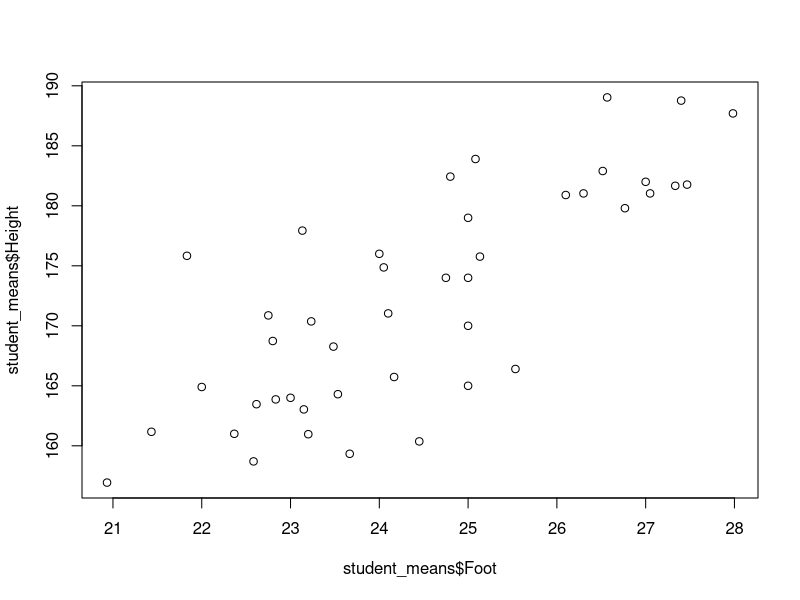
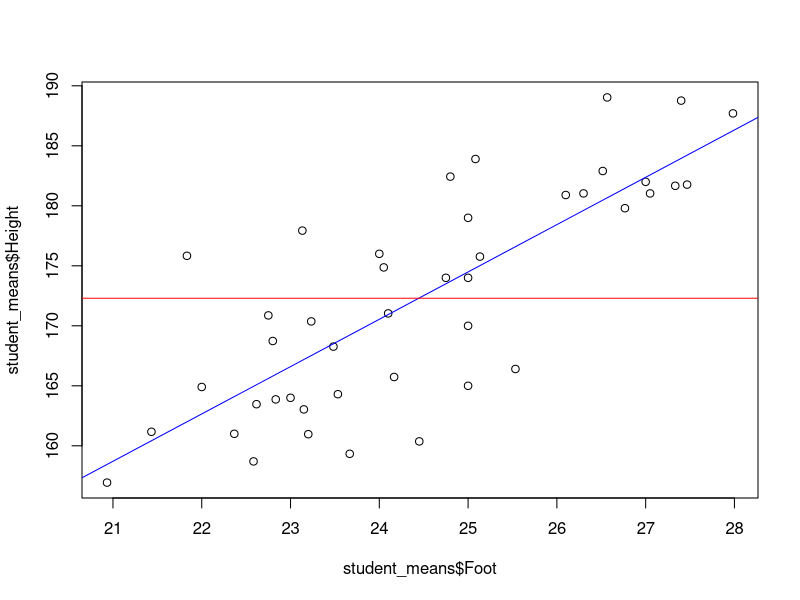
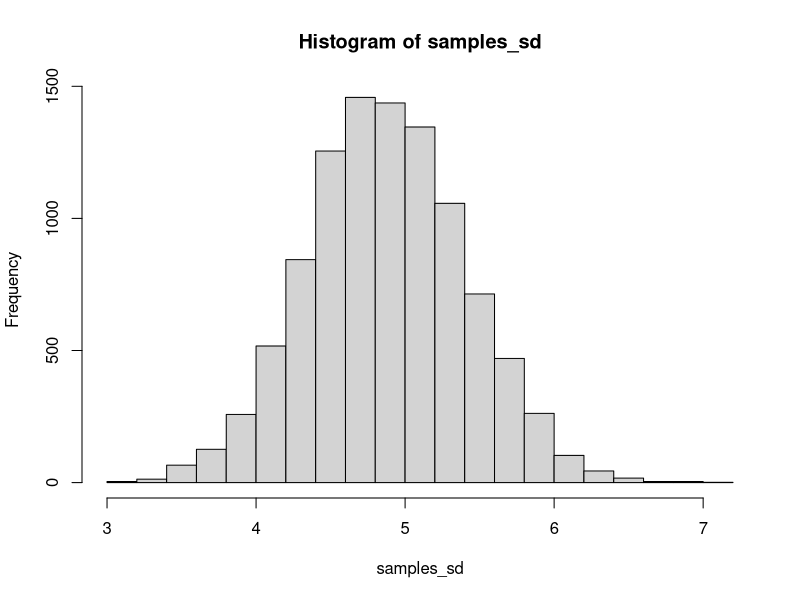
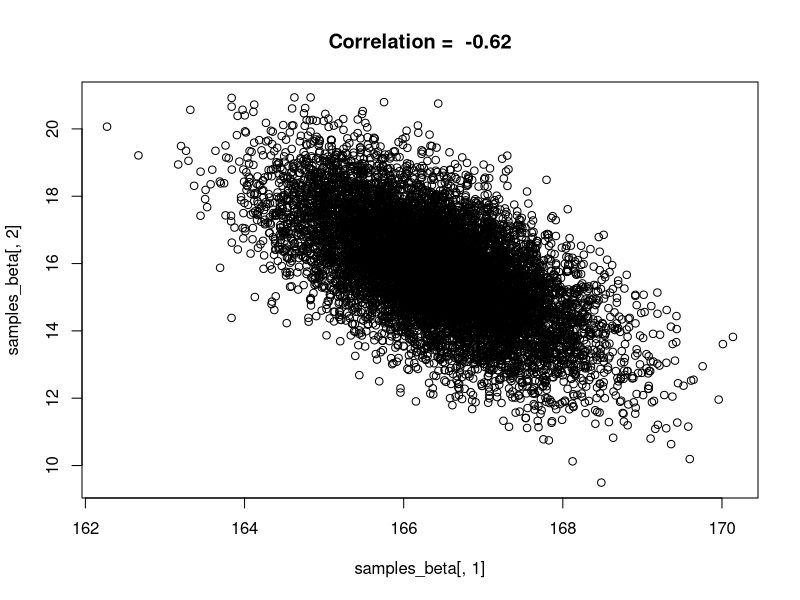
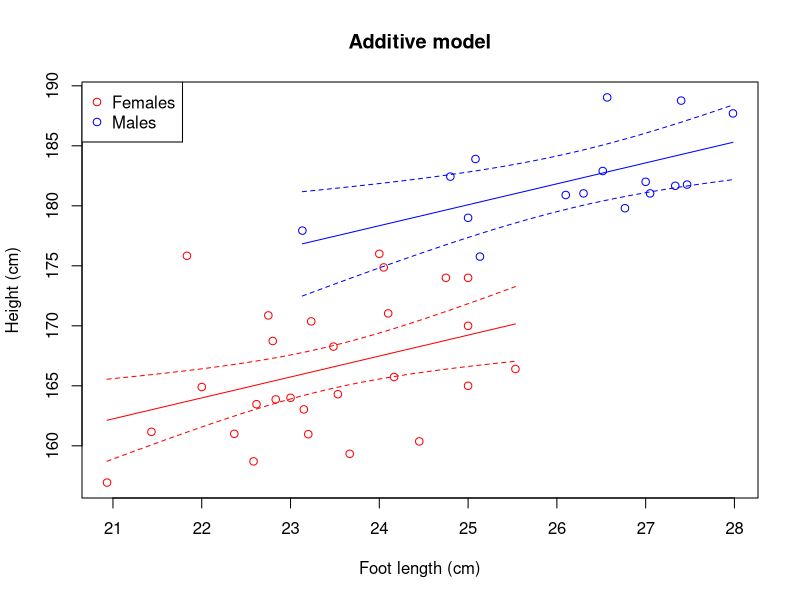
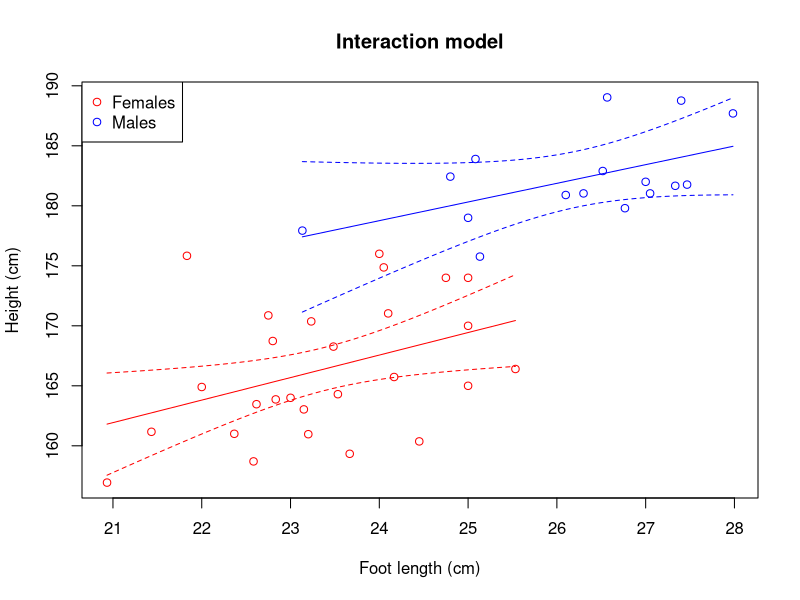

R code for these plots, in order:
## ---- chunk 1
knitr::opts_chunk$set(echo = TRUE)
## ---- chunk 2
student_means = read.csv("student_means.csv")
head(student_means)
#summary(student_means)
## ---- chunk 3
plot(student_means$Foot, student_means$Height)
## ---- chunk 4
plot(student_means$Height ~ student_means$Foot) # An alternative way of plotting
lin_reg = lm(Height ~ 1 + Foot, data = student_means) # lm() is a function for fitting a linear model with normal residuals
abline(lin_reg, col="blue")
abline(h = mean(student_means$Height), col="red")
## ---- chunk 5
n = 100
beta_0 = 170
sigma = 5

epsilon = rnorm(n, mean=0, sd=sigma)
height = beta_0 + epsilon

# or just

height = rnorm(n, mean=beta_0, sd=sigma)
## ---- chunk 6
fit_1 = lm(Height ~ 1, data = student_means)
## ---- chunk 7
summary(fit_1)
## ---- chunk 8
#mean(student_means$Height[student_means$Sex=="female"])
#sd(student_means$Height[student_means$Sex=="female"])

#with(student_means[student_means$Sex=="male",], mean(Height))
#with(student_means[student_means$Sex=="male",], sd(Height))

(means = tapply(student_means$Height, list(student_means$Sex), mean))
(SDs = tapply(student_means$Height, list(student_means$Sex), sd))
## ---- chunk 9
(SEs = SDs/sqrt(table(student_means$Sex)))
## ---- chunk 10
means[1] + c(-2,2)*SEs[1]
## ---- chunk 11
means[2] + c(-2,2)*SEs[2]
## ---- chunk 12
fit_F = lm(Height ~ 1, data = student_means, subset = Sex=="female")
summary(fit_F)
confint(fit_F)
## ---- chunk 13
fit_M = lm(Height ~ 1, data = student_means, subset = Sex=="male")
summary(fit_M)
confint(fit_M)
## ---- chunk 14
fit_Sex = lm(Height ~ Sex, data = student_means)
summary(fit_Sex)
## ---- chunk 15
fit_Sex_no_int = lm(Height ~ -1 + Sex, data = student_means)
summary(fit_Sex_no_int)
## ---- chunk 16
PredData = data.frame(Sex = c("female", "male"))
## ---- chunk 17
(Predictions = predict(fit_Sex, newdata = PredData, interval = "confidence"))
## ---- chunk 18
(Predictions = predict(fit_Sex, newdata = PredData, interval = "prediction"))
## ---- chunk 19
n_iter = 10000 # Number of iterations
beta = fit_Sex$coef # The parameters in the fixed part of the model (to see what the model object contains, use `str(fit_Sex)`)
res_sd = sd(fit_Sex$residuals) # Residual standard deviation
Sex = student_means$Sex
n = length(Sex)  # Sample size

samples_beta = matrix(nrow=n_iter, ncol=2)  # Empty matrix for storing resampled beta-estimates
for(i in 1:n_iter){
  fixed = ifelse(fit_Sex$model$Sex=="female", beta[1], sum(beta))
  random = rnorm(n, 0, res_sd)
  y = fixed + random
  refit = lm(y ~ Sex)
  samples_beta[i,] = refit$coef
}
## ---- chunk 20
quantile(samples_beta[,1], prob=c(0.025, 0.975)) # The 2.5% and 97.5% quantiles of beta0 (mean height of females)
## ---- chunk 21
quantile(samples_beta[,1] + samples_beta[,2], prob=c(0.025, 0.975)) # same for males
## ---- chunk 22
n_iter = 10000 # Number of iterations
Y = simulate(fit_Sex, nsim = n_iter)

samples_sd = rep(NA,n_iter)  # Empty vectors for storing results
for(i in 1:n_iter){
  refit = lm(Y[,i] ~ student_means$Sex)
  samples_sd[i] = sd(refit$residuals)
}
(CI_sd = quantile(samples_sd, prob=c(0.025, 0.975)))
## ---- chunk 23
hist(samples_sd, 20)
## ---- chunk 24
n_iter = 10000 # Number of iterations
n = nrow(student_means)

samples_males_vs_females = rep(NA,n_iter)  # Empty vectors for storing results
for(i in 1:n_iter){
  resamp_rows = sample(1:n, n, replace = TRUE)
  resamp_data = student_means[resamp_rows,]
  resamp_means = tapply(resamp_data$Height, list(resamp_data$Sex), mean)
  samples_males_vs_females[i] = (resamp_means["male"]/resamp_means["female"] - 1)*100
}
(mean_samples_males_vs_females = mean(samples_males_vs_females))
(CI_samples_males_vs_females = quantile(samples_males_vs_females, prob=c(0.025, 0.975)))
## ---- chunk 25
(table = summary(fit_Sex)$coef)
## ---- chunk 26
plot(samples_beta[,1], samples_beta[,2])
correlation = cor(samples_beta[,1], samples_beta[,2])
title(paste("Correlation = ", round(correlation,2)))
## ---- chunk 27
(vcov_lm = vcov(fit_Sex))
## ---- chunk 28
(vcov_boot = var(samples_beta))
## ---- chunk 29
sqrt(diag(vcov_lm))
## ---- chunk 30
cov2cor(vcov_lm)
## ---- chunk 31
fit_Foot = lm(Height ~ Foot, data = student_means)
## ---- chunk 32
fit_Sex_Foot = lm(Height ~ Sex + Foot, data = student_means)
summary(fit_Sex_Foot)
## ---- chunk 33
mu_F = mean(student_means$Foot[student_means$Sex=="female"])
fit_Sex_Foot = lm(Height ~ Sex + I(Foot-mu_F), data = student_means)
summary(fit_Sex_Foot)
## ---- chunk 34
model_fit = fit_Sex_Foot
Title = "Additive model"
x_range_F = range(student_means$Foot[student_means$Sex=="female"])
x_range_M = range(student_means$Foot[student_means$Sex=="male"])
pred_data_F = data.frame(Sex = "female", Foot = seq(x_range_F[1], x_range_F[2], length.out = 50))
pred_data_M = data.frame(Sex = "male", Foot = seq(x_range_M[1], x_range_M[2], length.out = 50))
pred_data = rbind(pred_data_F, pred_data_M)
pred = predict(model_fit, pred_data, interval = "confidence")
pred = cbind(pred_data, pred)

with(student_means,
     plot(Foot, Height, type="n", xlab="Foot length (cm)", ylab = "Height (cm)")
     )
with(student_means, points(Foot, Height, col=ifelse(Sex=="female", "red", "blue")))
with(pred[pred$Sex=="female",], lines(Foot, fit, col="red"))
with(pred[pred$Sex=="female",], lines(Foot, lwr, col="red", lty=2))
with(pred[pred$Sex=="female",], lines(Foot, upr, col="red", lty=2))
with(pred[pred$Sex=="male",], lines(Foot, fit, col="blue"))
with(pred[pred$Sex=="male",], lines(Foot, lwr, col="blue", lty=2))
with(pred[pred$Sex=="male",], lines(Foot, upr, col="blue", lty=2))
legend("topleft", legend=c("Females", "Males"), pch=c(1,1), col = c("red", "blue"))
title(Title)
## ---- chunk 35
fit_Sex_Foot_interaction = lm(Height ~ Sex*Foot, data = student_means)
summary(fit_Sex_Foot_interaction)
## ---- chunk 36
model_fit = fit_Sex_Foot_interaction
Title = "Interaction model"
x_range_F = range(student_means$Foot[student_means$Sex=="female"])
x_range_M = range(student_means$Foot[student_means$Sex=="male"])
pred_data_F = data.frame(Sex = "female", Foot = seq(x_range_F[1], x_range_F[2], length.out = 50))
pred_data_M = data.frame(Sex = "male", Foot = seq(x_range_M[1], x_range_M[2], length.out = 50))
pred_data = rbind(pred_data_F, pred_data_M)
pred = predict(model_fit, pred_data, interval = "confidence")
pred = cbind(pred_data, pred)

with(student_means,
     plot(Foot, Height, type="n", xlab="Foot length (cm)", ylab = "Height (cm)")
     )
with(student_means, points(Foot, Height, col=ifelse(Sex=="female", "red", "blue")))
with(pred[pred$Sex=="female",], lines(Foot, fit, col="red"))
with(pred[pred$Sex=="female",], lines(Foot, lwr, col="red", lty=2))
with(pred[pred$Sex=="female",], lines(Foot, upr, col="red", lty=2))
with(pred[pred$Sex=="male",], lines(Foot, fit, col="blue"))
with(pred[pred$Sex=="male",], lines(Foot, lwr, col="blue", lty=2))
with(pred[pred$Sex=="male",], lines(Foot, upr, col="blue", lty=2))
legend("topleft", legend=c("Females", "Males"), pch=c(1,1), col = c("red", "blue"))
title(Title)
## ---- chunk 37
var_res = var(residuals(fit_Sex_Foot_interaction))
var_pred = var(fitted(fit_Sex_Foot_interaction))
var_tot = var_res + var_pred
var_pred/var_tot # (var_tot - var_res)/var_tot 
## ---- chunk 38
var_res = var(residuals(fit_Sex_Foot_interaction))
var_tot = var(residuals(fit_1)) # = var(student_means$Height)
(var_tot - var_res)/var_tot # = 1-var_res/var_tot 
## ---- chunk 39
# fit_measurements = lm(Height ~ ID, data = students)
# (sd_merr = sd(residuals(fit_measurements)))
sd_merr = 999
## ---- chunk 40
var_merr_mean = 999#(sd_merr^2)/3
var_process = 999 #var_tot - var_merr_mean
#var_pred/var_process
## ---- chunk 41
(sd_res = 999)# sd(residuals(fit_Sex_Foot_interaction)))
(sd_res_process = 999)#sqrt(sd_res^2 - var_merr_mean))
